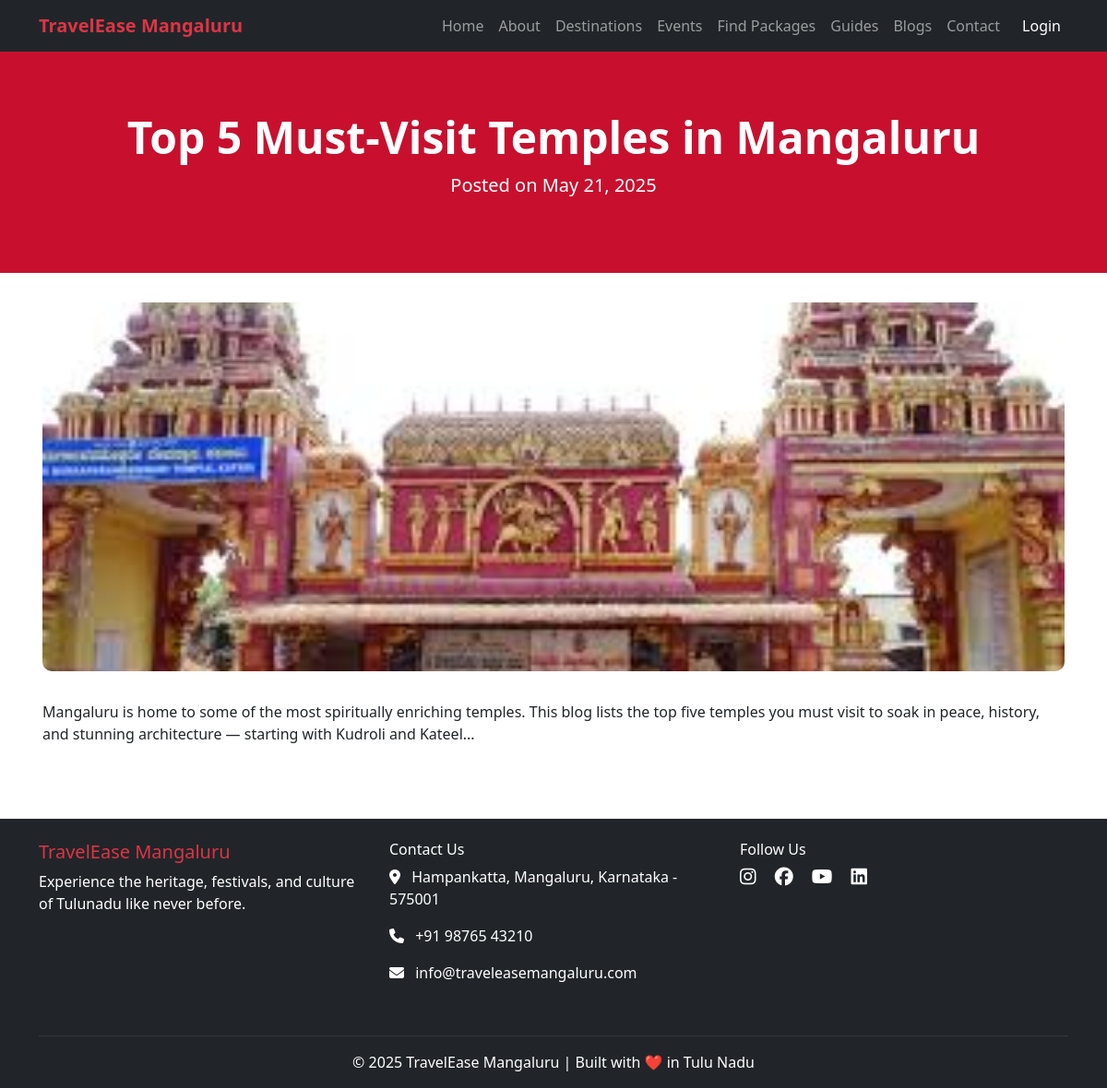
The app's page /blog-details.php?id=4 with its own data.
### tables this page shows
CREATE TABLE `blogs` (
  `id` int(11) NOT NULL,
  `title` varchar(150) NOT NULL,
  `content` text DEFAULT NULL,
  `image` varchar(255) DEFAULT NULL,
  `created_at` timestamp NOT NULL DEFAULT current_timestamp()
);

### blog-details.php (the view, shortened to what this page needs)
<?php include 'includes/nav.php'; ?>
<?php
require_once 'config/db.php';
$blog = null;
if (isset($_GET['id']) && is_numeric($_GET['id'])) {
    $id = intval($_GET['id']);
    try {
        $stmt = $pdo->prepare("SELECT * FROM blogs WHERE id = :id");
        $stmt->execute(['id' => $id]);
        $blog = $stmt->fetch(PDO::FETCH_ASSOC);
    } catch (PDOException $e) {
        die("Error fetching blog: " . $e->getMessage());
    }
} else {
    die("Invalid blog ID.");
}
?>
<!DOCTYPE html>
<html lang="en">
<head>
  <link href="https://cdn.jsdelivr.net/npm/bootstrap@5.3.0/dist/css/bootstrap.min.css" rel="stylesheet">
  <link href="https://cdn.jsdelivr.net/npm/aos@2.3.4/dist/aos.css" rel="stylesheet">
  <link href="https://cdnjs.cloudflare.com/ajax/libs/font-awesome/6.5.0/css/all.min.css" rel="stylesheet">
</head>
<body>
<?php if ($blog): ?>
  <section class="blog-header" data-aos="fade-down">
    <h1><?php echo htmlspecialchars($blog['title']); ?></h1>
    <p class="lead" data-aos="fade-up" data-aos-delay="300">
      Posted on <?php echo date("F j, Y", strtotime($blog['created_at'])); ?>
    </p>
  </section>
  <div class="container blog-content" data-aos="fade-up">
    <img src="<?php echo htmlspecialchars($blog['image']); ?>" alt="Blog Image" class="blog-image">
    <div class="blog-text">
      <?php echo $blog['content'];  ?>
    </div>
  </div>
<?php endif; ?>
<?php include 'includes/footer.php'; ?>
</body>
</html>

### blog-details.php (style rules this page uses)
body { font-family: 'Segoe UI', sans-serif; background-color: #fff; }
.blog-header { background-color: #c8102e; color: white; padding: 4rem 1rem; text-align: center; }
.blog-header h1 { font-size: 3rem; font-weight: bold; }
.blog-content { padding: 2rem 1rem; }
.blog-image { width: 100%; max-height: 400px; object-fit: cover; border-radius: 10px; margin-bottom: 2rem; }

### records on screen
blogs: title "Top 5 Must-Visit Temples in Mangaluru", created_at "May 21, 2025", image (picture), content "Mangaluru is home to some of the most spiritually enriching temples. This blog lists the top five temples you must visit to soak in peace, history, and stunning architecture — starting with Kudroli and Kateel..."
